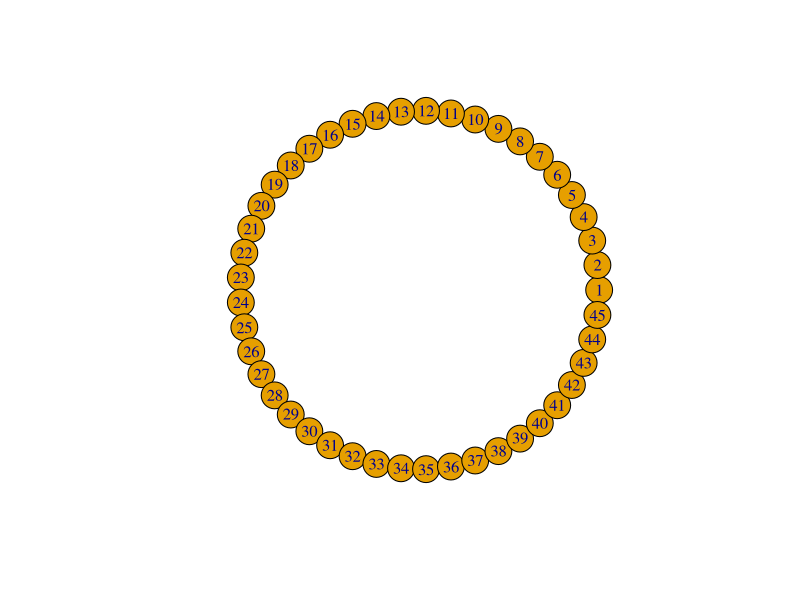
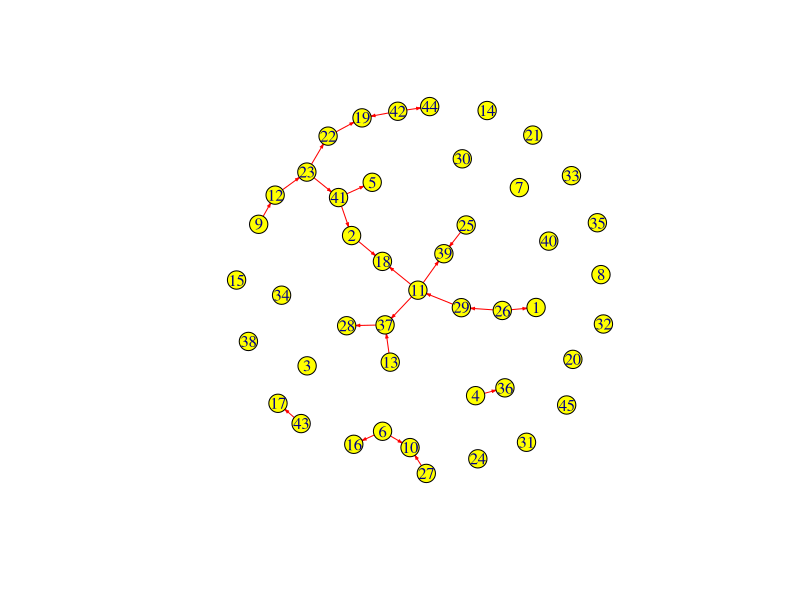
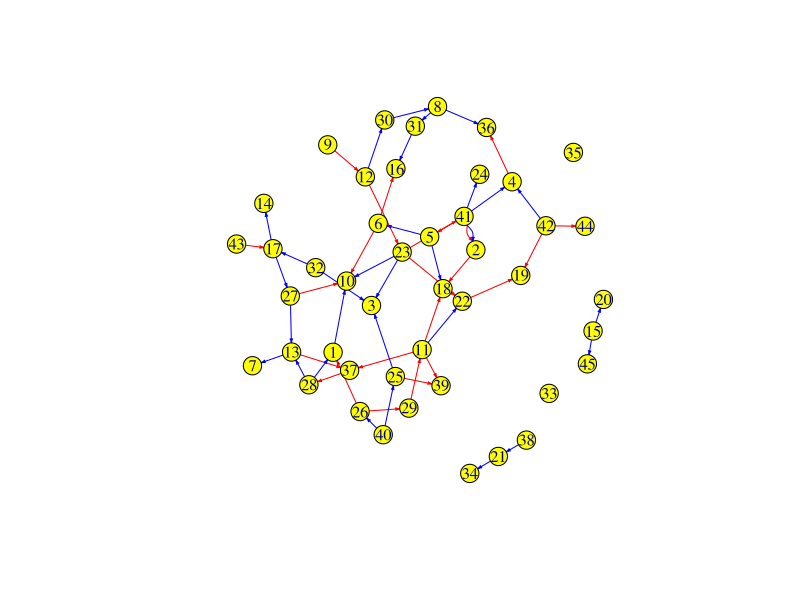
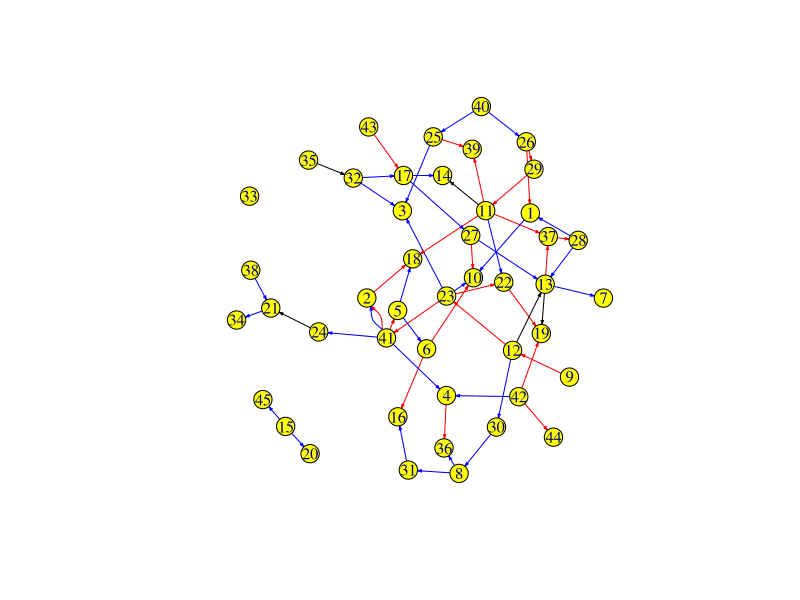

Write R code to recreate these figures, in order. (Note: this script raises an error after producing the figures.)
setwd("C:/Users/AlmaZ/RStudioProjects/R/LR9")
N = 6
G_size = sample((N + 10) : (I((N / 10 + 5)^2) + 5 * N), 1)

# 1
library(igraph)

g <- make_ring(G_size)
plot(g, layout = layout_(g, in_circle()))

vcount(g); ecount(g); g[]



# 2
g1 <- graph.empty() + vertices(1 : G_size, color="yellow")
g1 <- g1 + edges(sample(V(g1), N * 8, replace = TRUE), color="red")
plot(g1, edge.arrow.size = .2, vertex.size = 10)
g1[]

g1 <- g1 + edges(sample(V(g1), N * 10, replace = TRUE), color="blue")
plot(g1, edge.arrow.size = .2, vertex.size = 10)
g1[]



# 3
if ((2*N + 23) %in% V(g1) && (2*N + 20) %in% V(g1))
  g1 <- g1 + edge((2*N + 23), (2*N + 20), color = 'black')

if ((2*N + 12) %in% V(g1) && (N + 15) %in% V(g1))
  g1 <- g1 + edge((2*N + 12), (N + 15), color = 'black')

if ((2*N - 1) %in% V(g1) && (N + 8) %in% V(g1))
  g1 <- g1 + edge((2*N - 1), (N + 8), color = 'black')

if ((2*N) %in% V(g1) && (2*N + 1) %in% V(g1))
  g1 <- g1 + edge((2*N), (2*N + 1), color = 'black')

if ((N + 7) %in% V(g1) && (N + 13) %in% V(g1))
  g1 <- g1 + edge((N + 7), (N + 13), color = 'black')
plot(g1, edge.arrow.size = .2, vertex.size = 10)

neighbors(g1, V(g1)[N], mode = 3)
incident(g1,V(g1)[N], mode=c("all", "out", "in", "total"))
are.connected(g1, V(g1)[N + 10], V(g1)[N + 12])
g1[]



# 4
deg <- degree(g1, mode="all")

most_con_v <- which.max(deg)
g1 <- g1 + vertices(G_size + 1, color="green")
g1 <- g1 + edge((G_size + 1), most_con_v, color = 'orange')

V(g1)[1 : 26]$name <- LETTERS
V(g1)[27 : G_size]$name <- letters[1 : 25]; V(g1)[G_size + 1]$name <- 'z'
g1[]

deg <- degree(g1, mode="all")
deg[deg > 2 & deg < 5]
plot(g1, edge.arrow.size = .2, vertex.size = 10)



# 5
plot(g1, edge.arrow.size = .2, vertex.size = 10, layout = layout.circle)
plot(g1, edge.arrow.size = .2, vertex.size = 10, layout = layout_as_tree)
plot(g1, edge.arrow.size = .2, vertex.size = 10, layout = layout.grid)



# 6
diameter(g1)
all_shortest_paths(g1, N, to = V(g1), mode = c("out", "all", "in"),weights = NULL)
plot(g1, vertex.size=deg*10)



# 7
edges <-c(1,2, 1,3, 4,5)
N = 5; M = 2
g2 <- graph(edges, n=N, directed = F)
plot(g2)

print(bipartite.mapping(g2)$res)
V(g2)$type <- bipartite.mapping(g2)$type # - указали, что это двудольный граф
V(g2)$color <- c("green", "red")[V(g2)$type + 1] 
plot(g2, layout=layout.bipartite)

green <- V(g2)[color == "green"]
print(green)

red <- V(g2)[color == "red"]
print(red)